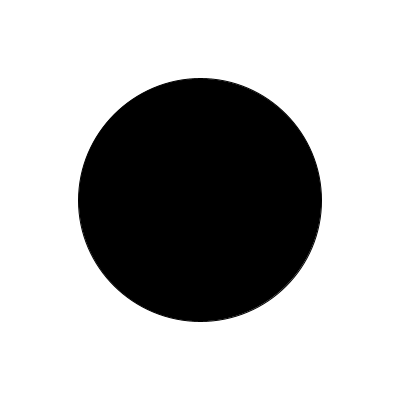
Frame 1 (no input)
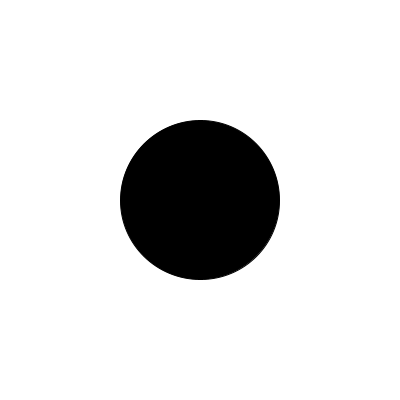
Frame 60 (the mouse pressed at the canvas centre just before this capture)
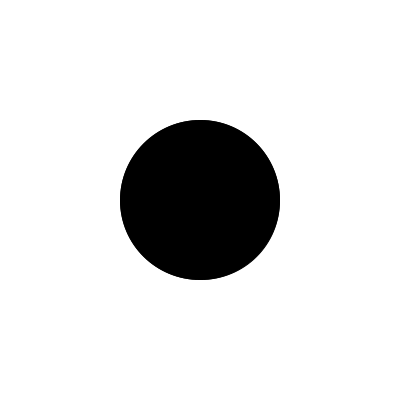
Frame 120 (the mouse held since frame 60 and released just before this capture)

The Processing sketch that drew these frames (run headless with seeded random() and noise(); from frame 60 on, the mouse is pressed at the canvas centre):

// Processing sketch: Perlin_noise
// ── Perlin_noise.pde
float time=0.0;
float increment=0.01;

void setup(){
  size(400,400);
}

void draw(){
  background(255);
  
  float n = noise(time) * width;
  
  fill(0);
  ellipse(width/2, height/2, n, n);
  
  time += increment;
}
